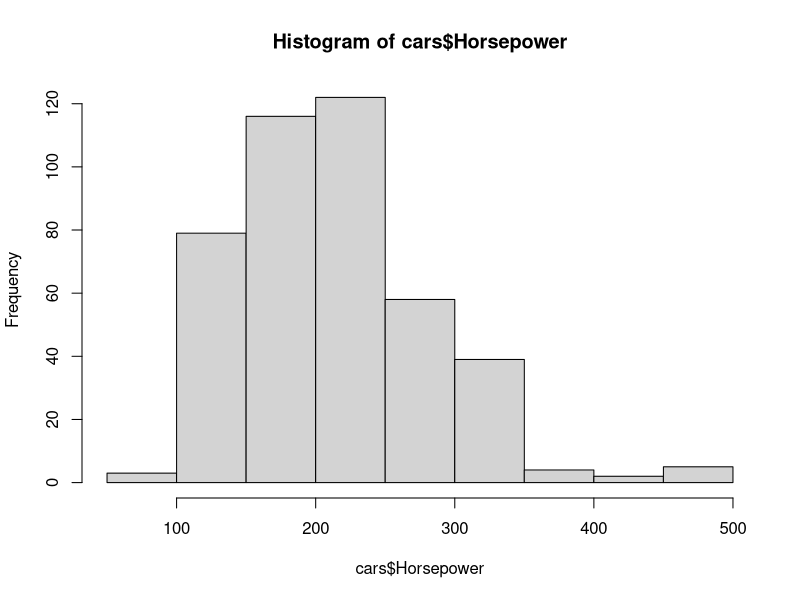

R code for this plot: (Note: this script raises an error after producing the figure.)
##  EXERCICE1 ##

#We read and explore the data set
setwd('D:/ESEIAAT/Data_Analysis/EXCERCICE-1')   
cars <- read.csv("cars2004.csv")
#dim(cars)
#head(cars)
#tail(cars)
#str(cars) 



# Description of the data set
# We can see a summary of the data, using the summary function 
##De aqui podemos sacar: Min, 1st, median, mean, 3rd, max y Nas de cada Columna
summary(cars) 


#Histogram of response variable
hist(cars$Horsepower)


#Let's check We can check the existing linear correlations 
#between the variables in the database:
library(corrplot)

cars.select <- data.frame(cars$Sports, cars$SUV, cars$Wagon, cars$Minivan,
                          cars$Pickup, cars$AWD,
                          cars$RWD, cars$Retail,
                          cars$Dealer, cars$Engine, cars$Cylinders,
                          cars$Horsepower, cars$CityMPG, cars$HighwayMPG,
                          cars$Weight, cars$WheelBase,
                          cars$Length, cars$Width,)
names(cars.select) <- c("Sports", "SUV", "Wagon", "Minivan", "Pickup", 
                        "AWD", "RWD", "Retail", "Dealer",
                        "Engine", "Cylinders", "Horsepower", "CityMPG",
                        "HighwayMPG", "Weight", "WheelBase", "Lenght",
                        "Width")
